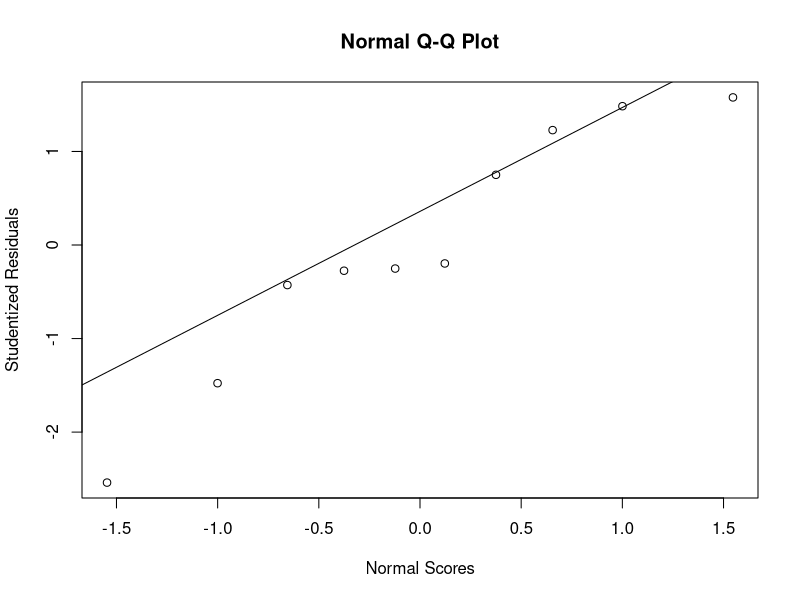
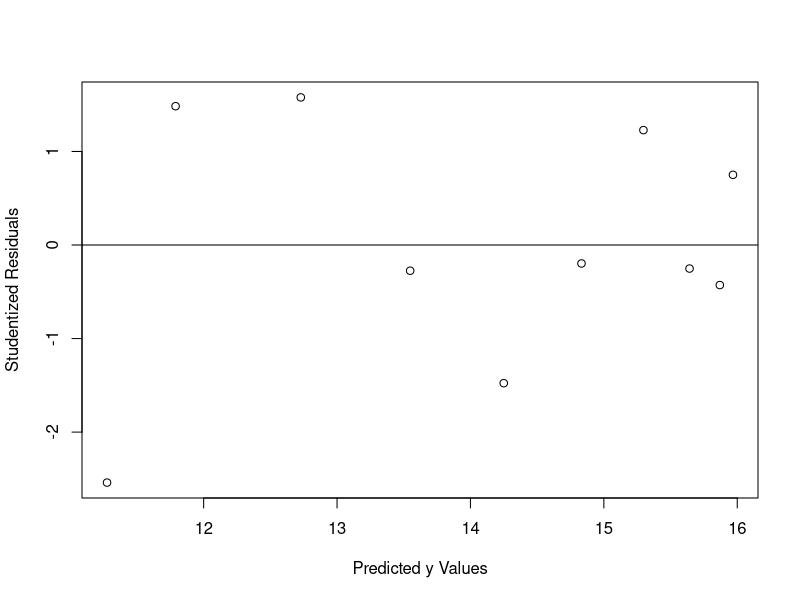
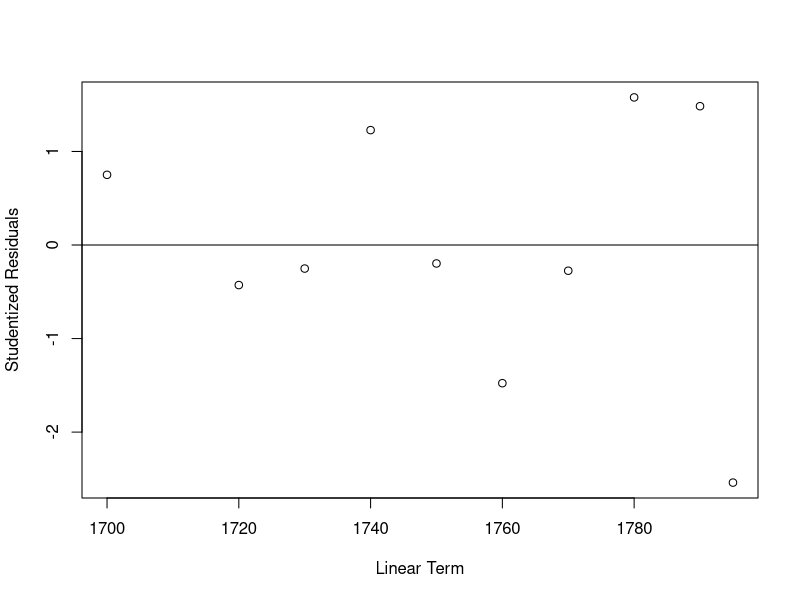
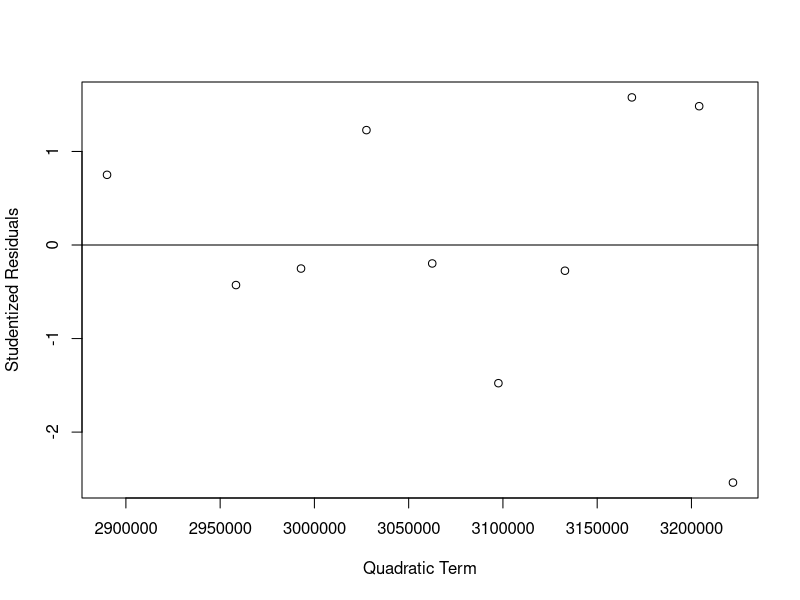
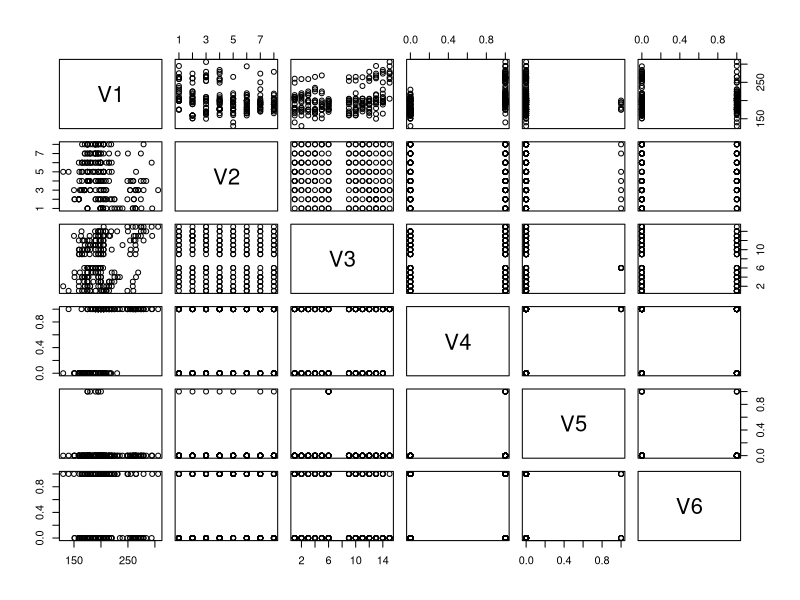
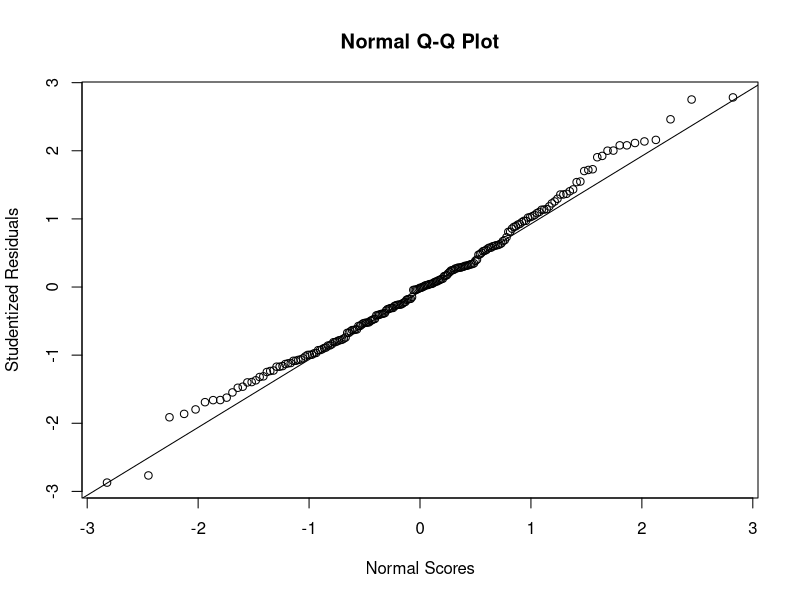
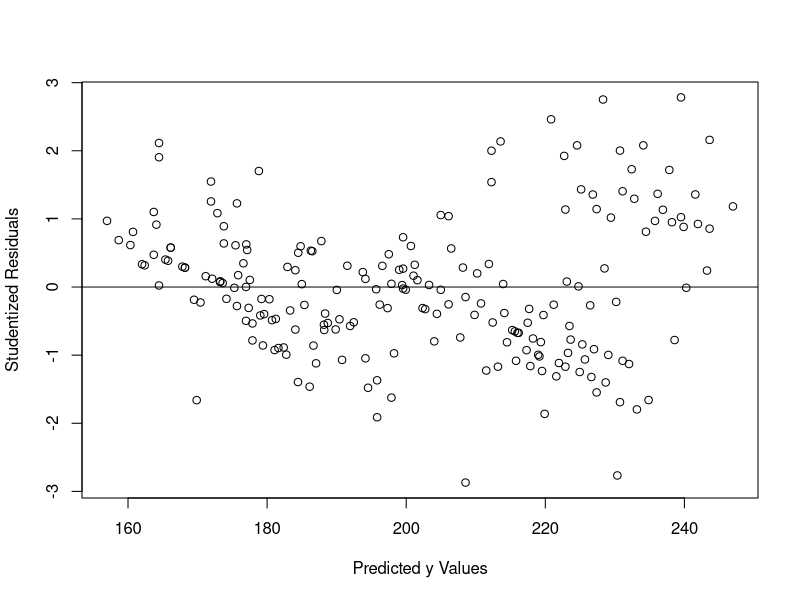
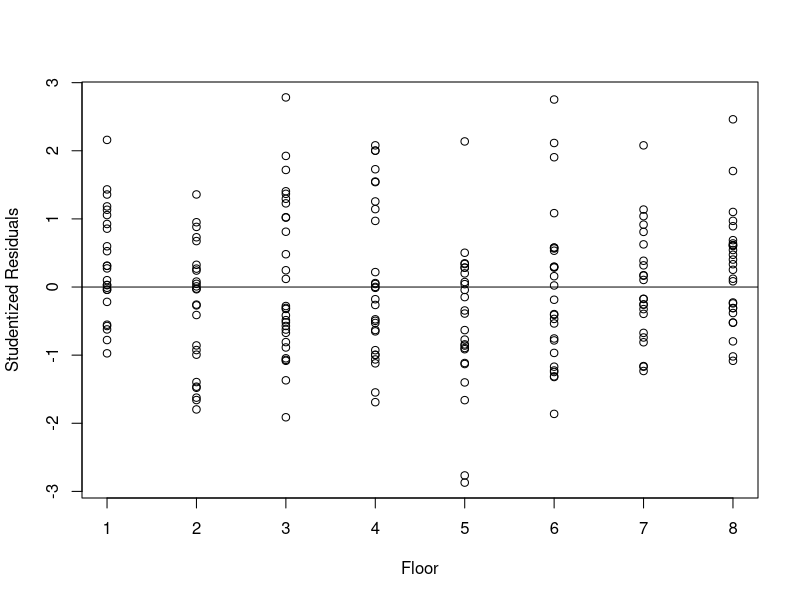

These charts were generated, in order, by the following R code:
# question 5
lakes <- read.table(
    "Q5.txt",
    header = TRUE,
    sep = ","
)
lakes_model <- lm(
    y ~ X1 + X2,
    data = lakes
)

# part 1
confint(
    lakes_model,
    level = 0.90
)

# part 2
library(gmodels)
T_matrix <- rbind(c(0, 1, 0), c(0, 0, 1))
glh.test(lakes_model, T_matrix, d = c(0, 0))

# part 3
T_matrix <- c(0, 0, 1)
glh.test(lakes_model, T_matrix, d = c(0))


# question 6
y <- c(16.0, 15.8, 15.6, 15.5, 14.8, 14.0, 13.5, 13.0, 12.0, 11.0)
x <- c(1700, 1720, 1730, 1740, 1750, 1760, 1770, 1780, 1790, 1795)
x2 <- x^2

# part 1
model <- lm(y ~ x + x2)

# part 2
summary(model)

# part 3
anova(model)

# part 4
model_studres <- rstandard(model) / sqrt((1-lm.influence(model)$hat))

qqnorm(model_studres,
    ylab="Studentized Residuals",
    xlab="Normal Scores")
qqline(model_studres)

plot(model_studres ~ model$fit, 
    ylab="Studentized Residuals",
    xlab="Predicted y Values")
abline(0, 0)

plot(model_studres ~ x, 
    ylab="Studentized Residuals",
    xlab="Linear Term")
abline(0, 0)

plot(model_studres ~ x2, 
    ylab="Studentized Residuals",
    xlab="Quadratic Term")
abline(0, 0)

# question 7
condo <- read.table("condo.txt", header = FALSE, sep = "\t")
condo_model <- lm(
    V1 ~ V2 + V3 + V4 + V5 + V6,
    data = condo
)

# part 1
condo_model

# part 2
pairs(
    V1 ~ V2 + V3 + V4 + V5 + V6,
    data = condo
)
cor(condo)

# part 3 and 4
summary(condo_model)

# part 5
library(car)
vif(condo_model)

condo_X <- as.matrix(condo[,2:6])
eigen(t(condo_X) %*% condo_X)

kappa(condo_model)

# part 6
library(MASS)
condo_step_model <- stepAIC(
    condo_model,
    direction = "both",
    trace = FALSE
)
summary(condo_step_model)

# part 7
vif(condo_step_model)

condo_step_X <- as.matrix(condo[,2:5])
eigen(t(condo_step_X) %*% condo_step_X)

kappa(condo_step_model)

# part 8
which(condo$V1 %in% c(boxplot.stats(condo$V1)$out))

influence.measures(condo_step_model)

model_p <- length(condo_step_model$coefficients)
model_n <- nrow(condo)
hat_cutoff <- 2 * model_p / model_n
cooks_d_cutoff <- 1
dfbetas_cutoff <- 2 / sqrt(model_n)
dffits_cutoff <- 2 * sqrt(model_p / model_n)
hat_cutoff
cooks_d_cutoff
dfbetas_cutoff
dffits_cutoff

# part 9
step_model_studres <- rstandard(condo_step_model) / sqrt((1-lm.influence(condo_step_model)$hat))

qqnorm(step_model_studres,
    ylab="Studentized Residuals",
    xlab="Normal Scores")
qqline(step_model_studres)

plot(step_model_studres ~ condo_step_model$fit, 
    data=condo,
    ylab="Studentized Residuals",
    xlab="Predicted y Values")
abline(0, 0)

plot(step_model_studres ~ V2, 
    data=condo,
    ylab="Studentized Residuals",
    xlab="Floor")
abline(0, 0)

plot(step_model_studres ~ V3, 
    data=condo,
    ylab="Studentized Residuals",
    xlab="Distance from Elevator")
abline(0, 0)

plot(step_model_studres ~ V4, 
    data=condo,
    ylab="Studentized Residuals",
    xlab="Ocean View")
abline(0, 0)

plot(step_model_studres ~ V5, 
    data=condo,
    ylab="Studentized Residuals",
    xlab="End Unit")
abline(0, 0)
